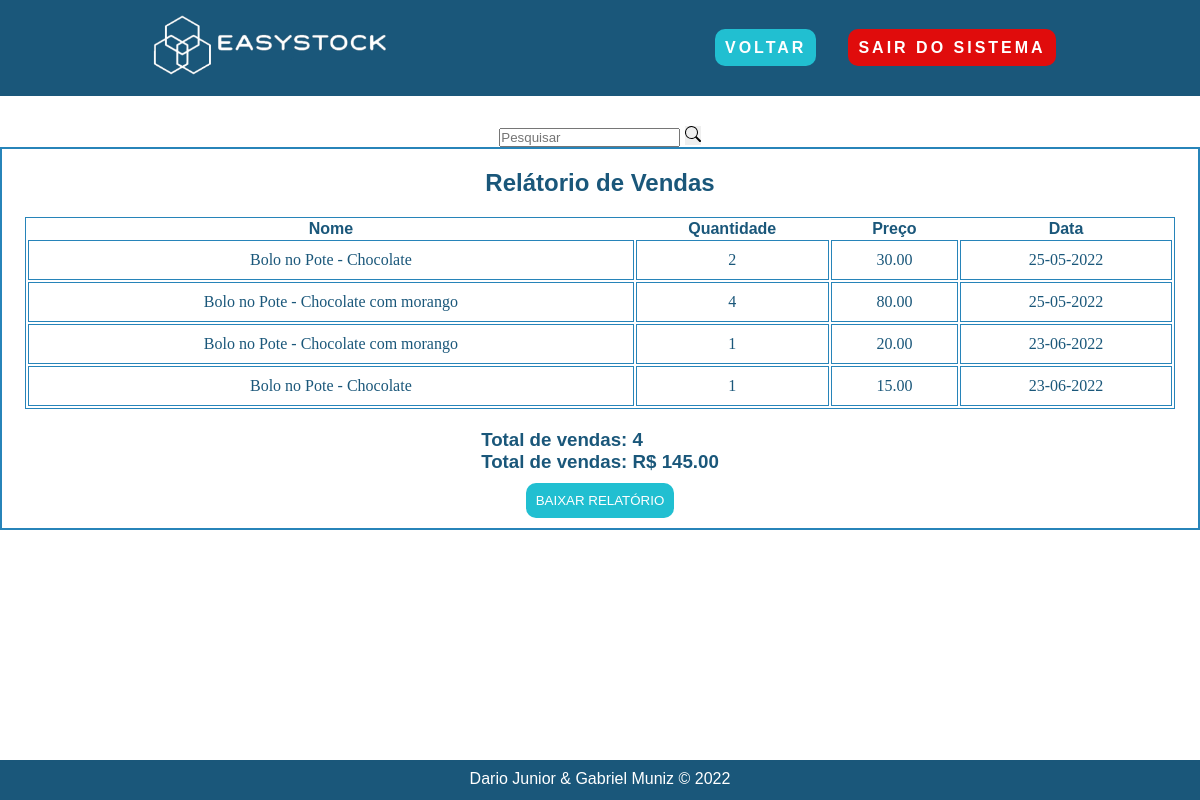
Page /pages/relatorio/relatorio.php (signed in) on the earlier database version.
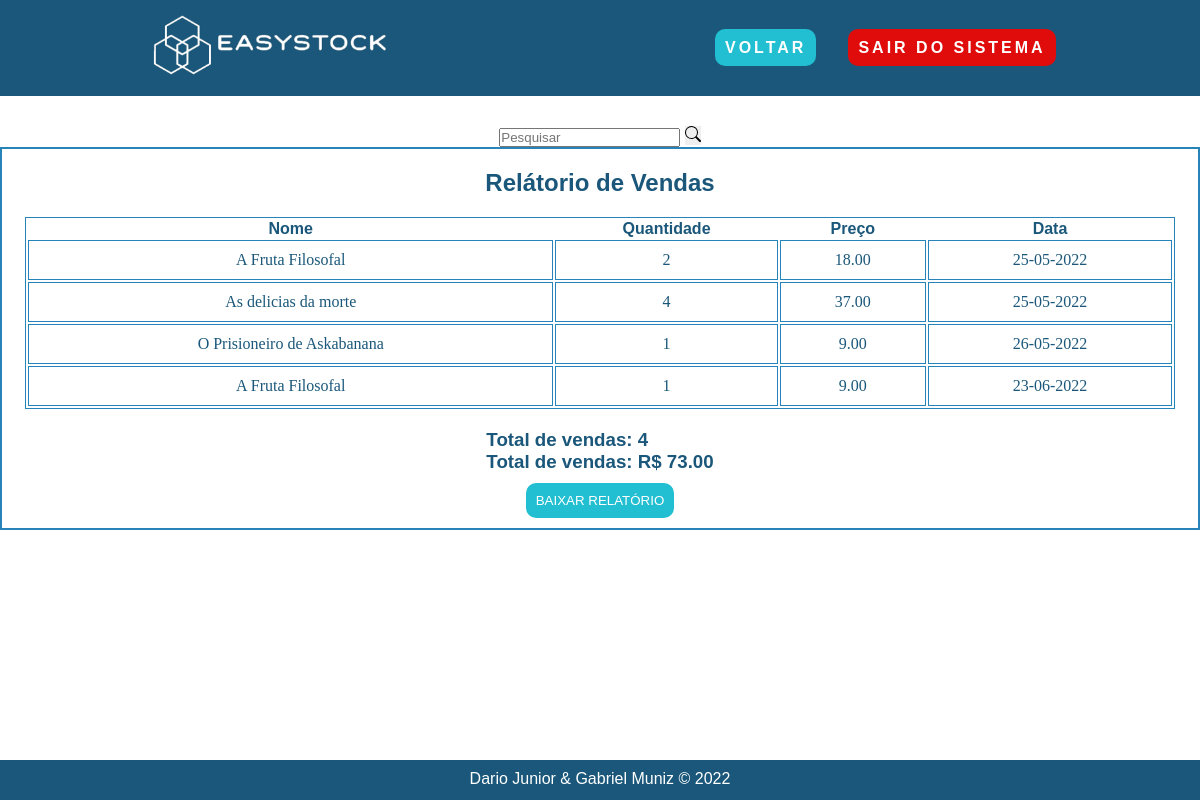
Same page on the later database version.
### tables this page shows
CREATE TABLE IF NOT EXISTS `vendas`(
    `id_venda` int(2) NOT NULL AUTO_INCREMENT,
    `id_clientes` int(2) NOT NULL,
    `nome` varchar(45) NOT NULL,
    `preco` DECIMAL(10, 2) NOT NULL,
    `quantidade` int NOT NULL,
    `dataVenda` date,
    PRIMARY KEY (`id_venda`),
    FOREIGN KEY (`id_clientes`) REFERENCES `clientes`(`id`)
);

### pages/relatorio/relatorio.php (the view, shortened to what this page needs)
<?php
include_once '../../connection/config.php';
if (!empty($_GET['search'])) {
    $data = $_GET['search'];
    $sql = "SELECT * FROM vendas WHERE nome LIKE '%$data%' or quantidade LIKE '%$data%' or preco LIKE '%$data%' or dataVenda LIKE '%$data%' ORDER BY id_venda DESC";
} else {
    $sql = "SELECT * FROM vendas WHERE id_clientes = '" . $_SESSION["id_usuario"] . "'";
}
$query_relatorio = "SELECT COUNT(id_venda) AS qnt_vendas, SUM(preco) AS total_vendas FROM vendas WHERE id_clientes = '" . $_SESSION["id_usuario"] . "'";
$result = $con->query($sql);
function invdata($dataVenda)
{
    $parte = explode("-", $dataVenda);
    return ($parte[2] . "-" . $parte[1] . "-" . $parte[0]);
}
?>
<!DOCTYPE html>
<html lang="pt-br">
<head>
    <link rel="stylesheet" href="relatorio.css">
</head>
<body>
    <header>
        <nav class="menu">
            <div class="logo">
                <img src="../../src/img/logo.png" alt="">
            </div>
            <ul class="nav-list">
                <li><a href="../sistema/sistema-cliente.php" id="btn-voltar">Voltar</a></li>
                <li><a href="../login/login.php" id="btn-sair">Sair do sistema</a></li>
            </ul>
        </nav>
    </header>
    <main>
        <section class="sistema">
            <div class="sistema-box">
                <div class="box-search">
                    <input type="search" placeholder="Pesquisar" id="pesquisar">
                    <button onclick="searchData()" class="btn-search">
                    </button>
                </div>
                <div class="sistema-container">
                    <h2>Relátorio de Vendas</h2>
                    <div class="table-container">
                        <table class="table">
                            <thead>
                                <tr>
                                    <th scope="col">Nome</th>
                                    <th scope="col">Quantidade</th>
                                    <th scope="col">Preço</th>
                                    <th scope="col">Data</th>
                                </tr>
                            </thead>
                            <tbody>
                                <?php
                                while ($row = mysqli_fetch_assoc($result)) {
                                    echo "<tr>";
                                    echo "<td>" . $row["nome"] . "</td>";
                                    echo "<td>" . $row["quantidade"] . "</td>";
                                    echo "<td>" . $row["preco"] . "</td>";
                                    echo "<td>" . invdata($row["dataVenda"]) . "</td>";
                                    echo "</tr>";
                                }
                                ?>
                            </tbody>
                        </table>
                    </div>
                    <div class="total-container">
                        <?php
                        $result_relatorio = $con->query($query_relatorio);
                        $row_relatorio = mysqli_fetch_assoc($result_relatorio);
                        ?>
                        <h3>Total de vendas: <?php echo $row_relatorio["qnt_vendas"]; ?></h3>
                        <h3>Total de vendas: R$ <?php echo $row_relatorio["total_vendas"]; ?></h3>
                    </div>
                    <button><a class="btn_relatorio" href="relatorioVendas.php" target="_blank">Baixar relatório</a></button>
                </div>
            </div>
        </section>
    </main>
    <footer id="footer">
        <p class="copyright"> Dario Junior & Gabriel Muniz &copy; 2022 </p>
    </footer>
</body>
</html>

### pages/relatorio/relatorio.css (style rules this page uses)
:root { --main-bg: #1A577A; --second-bg: #0C2A3B; --blue: #2784B9; --light-blue: #21BFD1; --white: #fff; --black: #000; --orange: #FF5C00; --red: #E00C0C; --black-red: #660606; }
* { padding: 0; margin: 0; box-sizing: border-box; scroll-behavior: smooth; font-family: sans-serif; }
li { list-style: none; }
a { text-decoration: none; }
.logo { font-size: 24px; text-transform: uppercase; letter-spacing: 4px; }
.menu { background-color: var(--main-bg); display: flex; justify-content: space-around; align-items: center; font-family: sans-serif; height: 12vh; margin-bottom: 20px; }
.logo img { width: 250px; }
.nav-list { list-style: none; display: flex; }
.nav-list li { letter-spacing: 3px; margin-left: 32px; }
.nav-list a { color: var(--white); font-weight: bold; text-transform: uppercase; }
#btn-sair { color: var(--white); background-color: var(--red); border-radius: 10px; padding: 10px; text-transform: uppercase; transform: all 0.3s ease-in-out; }
#btn-voltar { color: var(--white); background-color: var(--light-blue); border-radius: 10px; padding: 10px; text-transform: uppercase; transform: all 0.3s ease-in-out; }
.sistema { display: flex; justify-content: space-around; width: 940px; margin: 0 auto; color: var(--main-bg); align-items: center; font-family: cursive; }
.sistema-box { display: flex; flex-direction: column; align-items: center; width: 940px; padding: 10px; }
.sistema-container { display: flex; flex-direction: column; align-items: center; border: 2px solid var(--blue); width: 1200px; padding: 20px; }
.table-container { display: flex; justify-content: center; align-items: center; margin-top: 20px; }
.table { border: 1px solid var(--blue); width: 1150px; text-align: center; margin-bottom: 20px; }
.table td { font-family: cursive; border: 1px solid var(--blue); padding: 10px; }
.total-container { display: flex; flex-direction: column; margin-bottom: 20px; }
.btn_relatorio { color: var(--white); background-color: var(--light-blue); border-radius: 10px; padding: 10px; text-transform: uppercase; transform: all 0.3s ease-in-out; }
button { border: none; }
footer { position: absolute; bottom: 0; background: var(--main-bg); width: 100%; height: 40px; }
.copyright { padding: 10px; text-align: center; color: var(--white); }

Differences in the rows shown:
changed vendas (number 1 of 4 on the later page): nome "Bolo no Pote - Chocolate" → "A Fruta Filosofal"; preco "30.00" → "18.00"
changed vendas: nome "Bolo no Pote - Chocolate com morango" → "As delicias da morte"; preco "80.00" → "37.00"
changed vendas: nome "Bolo no Pote - Chocolate com morango" → "O Prisioneiro de Askabanana"; preco "20.00" → "9.00"; dataVenda "23-06-2022" → "26-05-2022"
changed vendas (number 4 of 4 on the later page): nome "Bolo no Pote - Chocolate" → "A Fruta Filosofal"; preco "15.00" → "9.00"
Other differences:
$row_relatorio["total_vendas"]: "145.00" → "73.00"
